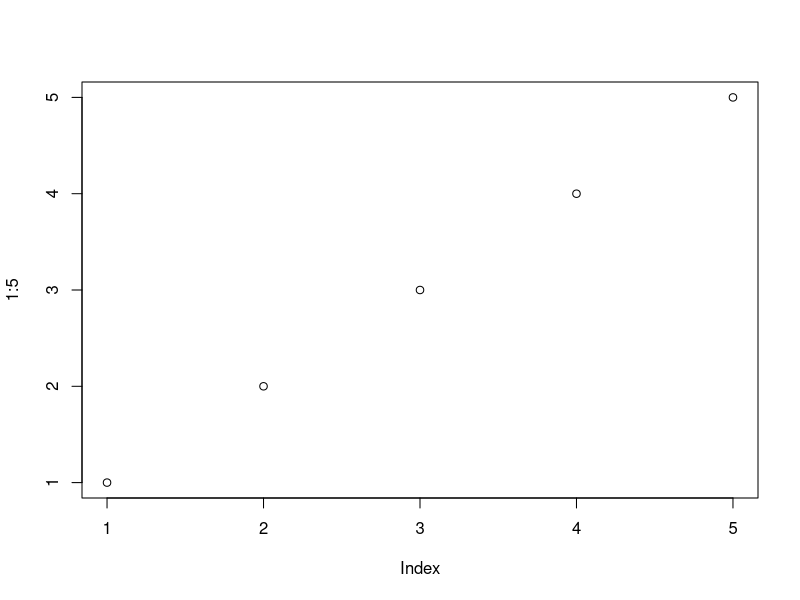
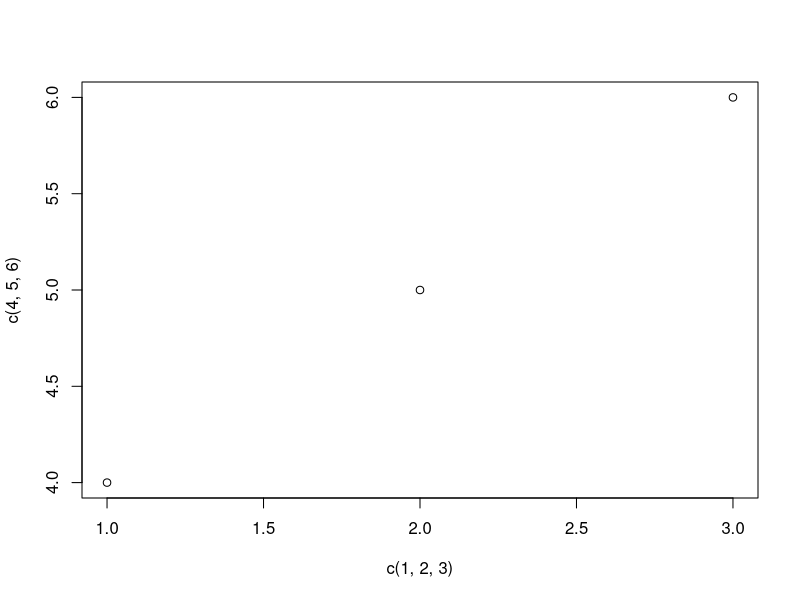
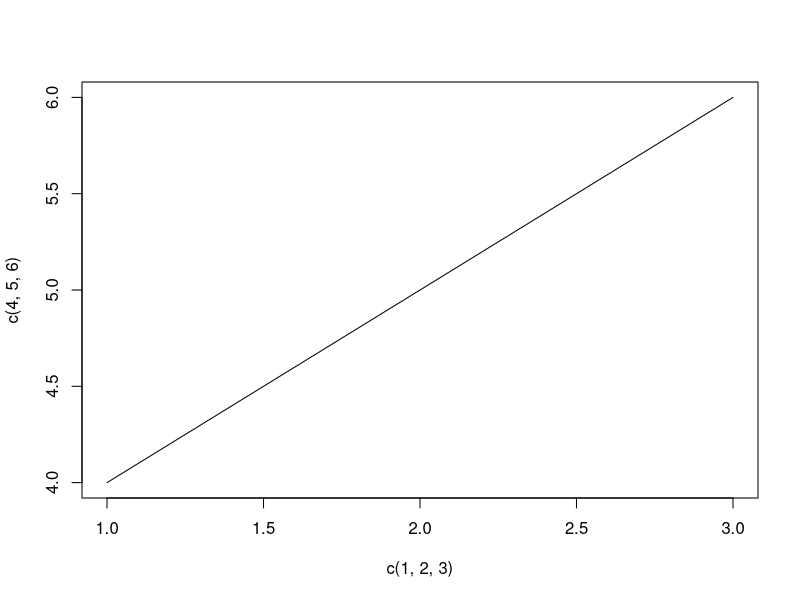
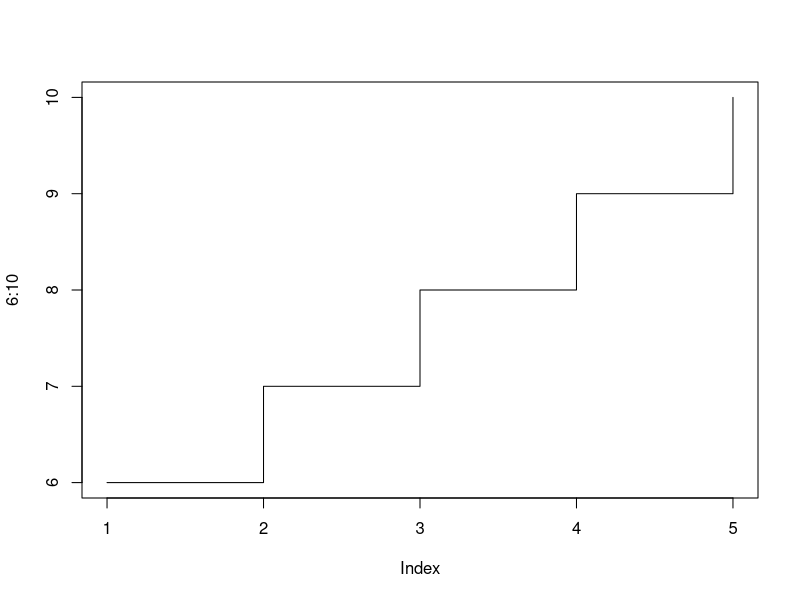
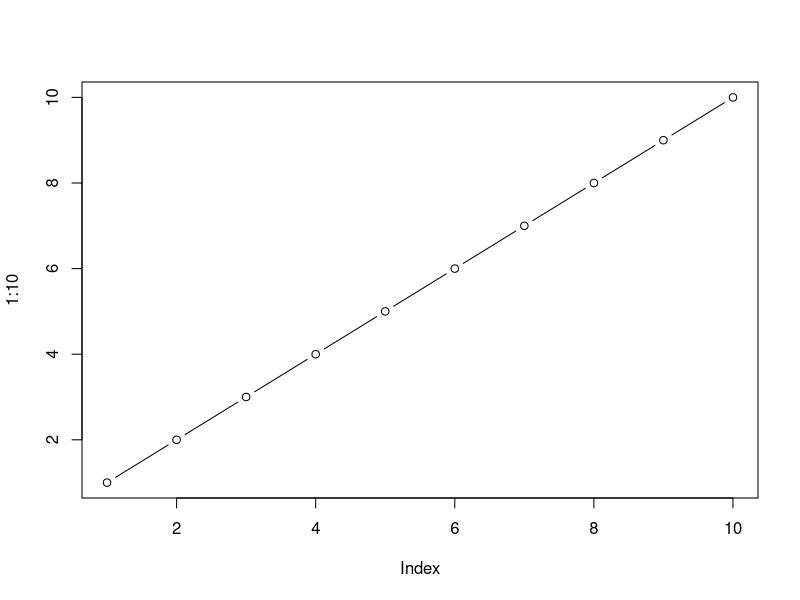
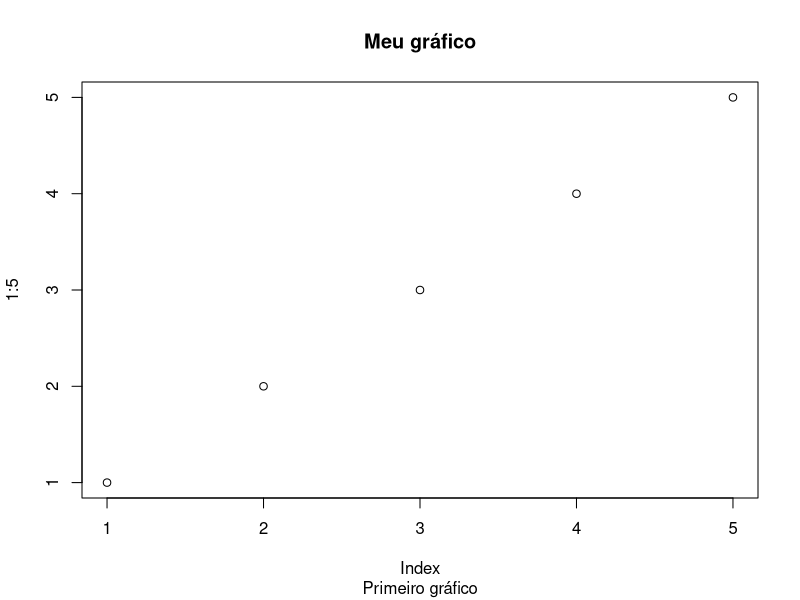
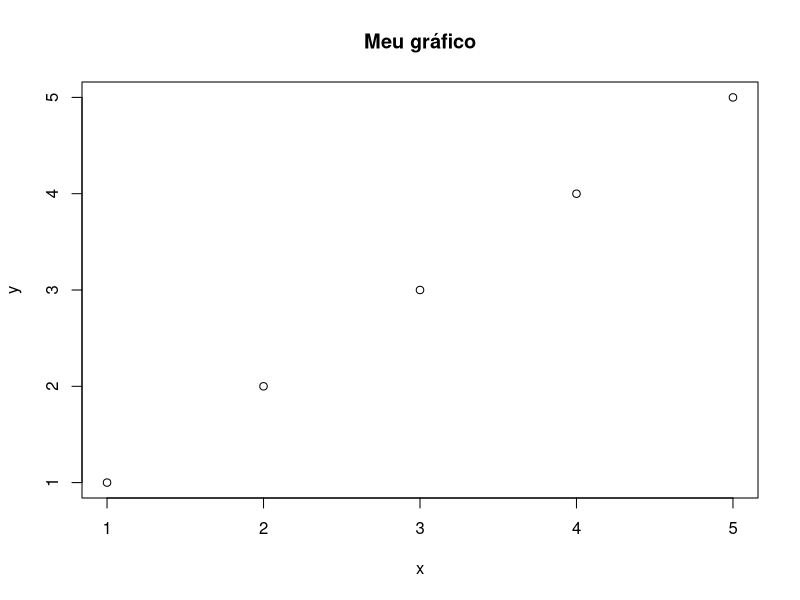
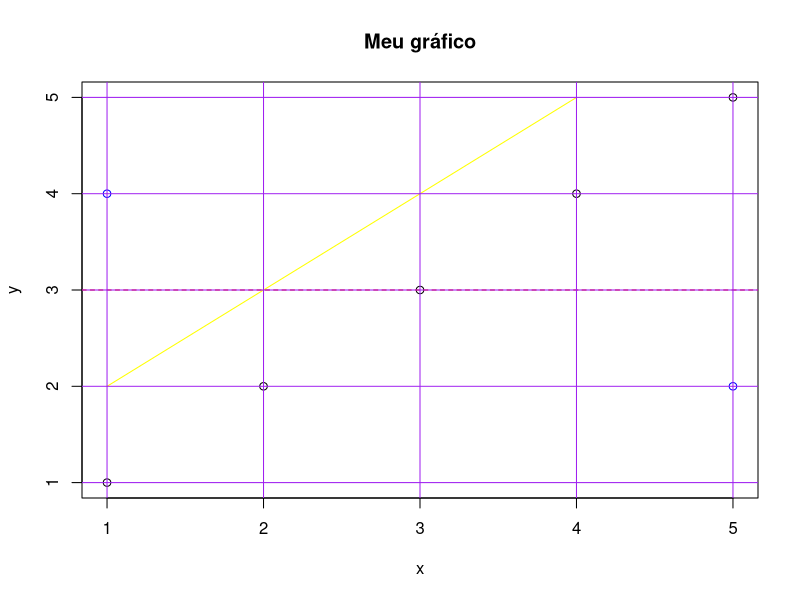

Source code (R) for these figures, in order:
## ---- chunk 1
knitr::opts_chunk$set(echo = TRUE)
## ---- chunk 2
# Plotando os pontos (1, 1), (2, 2), (3, 3), (4, 4) e (5, 5)
# Plot é uma função genérica, podendo receber como dados um vetor, matriz, dataframe e outros conjuntos e
# subconjuntos de dados de diferentes classes

plot(1:5)

# Os primeitos parâmetros são as coornedadas das abscissas
# Os segundos parâmetros são as coordenadas das ordenadas

plot(c(1, 2, 3), c(4, 5, 6))
## ---- chunk 3
# linhas
plot(c(1, 2, 3), c(4, 5, 6), type="l")

# escada
plot(6:10, type = "s")

# pontos e linhas
plot(1:10, type = "b")

# inserindo um título
plot(1:5, main="Meu gráfico", sub = "Primeiro gráfico")

# alterando os nomes dos eixos ordenados
plot(1:5, main="Meu gráfico", xlab ="x", ylab ="y")
## ---- chunk 4
plot(1:5, main="Meu gráfico", xlab ="x", ylab ="y")

# Inserindo pontos de cor azul nas posições (1,4) e (5,2)
points(c(1,5), c(4,2), col="blue")

# Inserindo uma segmento de linha na cor amarela
lines(c(1,4), c(2,5), col="yellow")

# Inserindo uma linha que corta todo o gráfico na posição y=3, com cor vermelha e tipo de linha igual a 2, isto é, tracejada.
abline(h=3, col="red", lty=2)

# Criando um conjunto de linhas que funcionam como uma malha
abline(h=1:5,v=1:5, col="purple")

# Podemos substituir a fdunção anterior pela função grid()
## ---- chunk 5
# importando o dataset
data("iris")
class(iris)

# visualizando as 6 primeiras linhas
head(iris)

# Sepal.Length y Sepal.Width representam o comprimento e a largula da sépala, respectivamente.

# Petal.Length y Petal.Width representam o comprimento e a largula da pétala

# Utilizando a função plot em todo o dataframe

plot(iris)

# Plotando a largura em função do comprimento de pétala
plot(iris$Petal.Length, iris$Petal.Width)


# HISTOGRAMAS

# histograma do comprimento de pétala
hist(iris$Petal.Length, col="red")

# visualizando o gráfico em termos de distribuição
hist(iris$Petal.Length, col="red", freq = FALSE)

# diminuindo a quantidade de caixas do histograma
hist(iris$Petal.Length, col="red", breaks=5)

# aumentando a quantidade de caixas do histograma
hist(iris$Petal.Length, col="red", breaks=15)

# BOXPLOTS

# plotando o boxplot do comprimento de sépala de cada espécie, utilizando as cores 2, 3 e 4 para diferenciá-los
boxplot(Sepal.Width ~ Species, data = iris, col=2:4)

# GRÁFICOS POR SETORES

pie(c(50, 50, 50), labels = levels(iris$Species))
## ---- chunk 6
grep("yellow", colors(), value=TRUE)
## ---- chunk 7
# verificando a lista de cores
palette()

# plotando as cores padrão
plot(1:8, col=1:8,main="Colores por índice", pch=17, cex=3)

# reciclando cores
plot(1:12, col=1:12, main="Colores reciclados", pch=18, cex=3)
## ---- chunk 8
# criando uma paleta de 10 cores
paleta_arcoiris <- rainbow(10)
paleta_arcoiris
## ---- chunk 9
# paleta arcoiris
plot(1:10, col=1:10, main="Paleta Arcoiris",pch=17, cex=3)

# paleta cálida
 paleta_calida <- heat.colors(10) # criando a paleta de cores
 palette(paleta_calida)           # definindo a paleta de cores 
 plot(1:10, col=1:10, main="Paleta Cálida",pch=17, cex=3)
 
# paleta própria de cores
 mi_paleta <- c("red", "green", "#0019FFFF")
 plot(1:10, col=mi_paleta, main="Mi Paleta", pch=17, cex=3)
 
# paleta padrão de 8 cores
palette("default")
